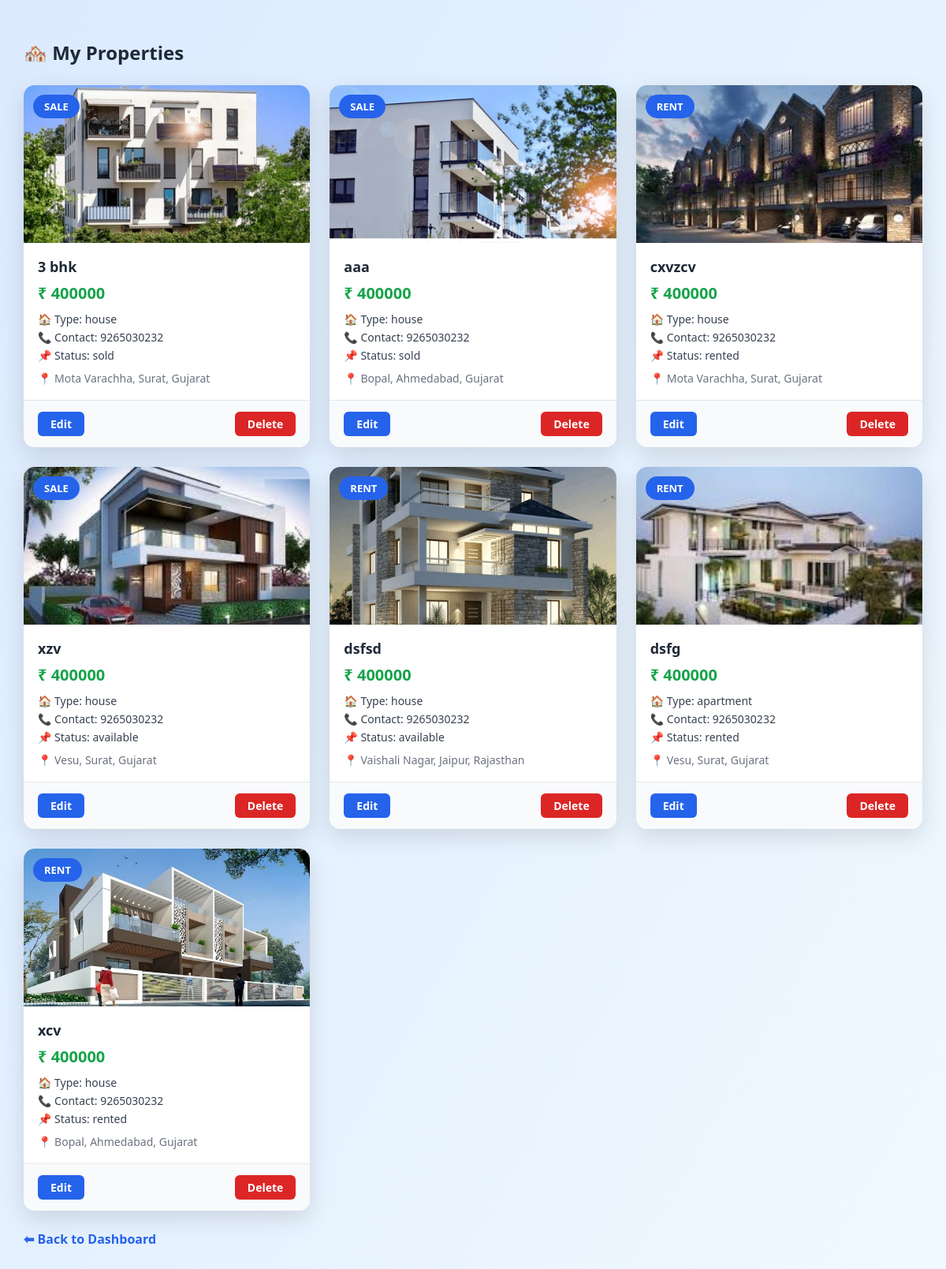
The app's page /my-properties (signed in) with its own data.
### tables this page shows
CREATE TABLE properties (
            id INTEGER PRIMARY KEY AUTOINCREMENT,
            owner_id INTEGER,
            title TEXT,
            type TEXT,
            price INTEGER,
            description TEXT,
            image TEXT,
            contact_number TEXT,
            status TEXT DEFAULT 'available',
            deal_type TEXT,
            state TEXT,
            city TEXT,
            area TEXT
        );

### app/owner/routes.py (the view)
@owner_bp.route("/my-properties")
def my_properties():
    if "user" not in session or session.get("role") != "owner":
        return redirect(url_for("auth.login"))
    conn = get_db()
    cursor = conn.cursor()
    cursor.execute(
        "SELECT id FROM users WHERE username=?",
        (session["user"],)
    )
    owner_id = cursor.fetchone()[0]
    cursor.execute("""
        SELECT * FROM properties
        WHERE owner_id=?
    """, (owner_id,))
    properties = cursor.fetchall()
    conn.close()
    return render_template("my_properties.html", properties=properties)

### app/db.py (called while the page is built)
def get_db():
    conn = sqlite3.connect("users.db", timeout=10)
    conn.row_factory = sqlite3.Row
    return conn

### app/templates/my_properties.html (shortened to what this page needs)
<!DOCTYPE html>
<html lang="en">
<head>
</head>
<body>
<h2>🏘️ My Properties</h2>
{% if properties %}
<div class="properties-grid">
    {% for p in properties %}
    <div class="property-card" data-id="{{ p[0] }}">
        <div class="image-box">
            <img src="{{ url_for('static', filename='uploads/' + p[6]) }}">
            <div class="badge">{{ p[9]|upper }}</div>
        </div>
        <div class="property-body">
            <div class="property-title">{{ p[2] }}</div>
            <div class="price">₹ {{ p[4] }}</div>
            <div class="info">🏠 Type: {{ p[3] }}</div>
            <div class="info">📞 Contact: {{ p[7] }}</div>
            <div class="info">📌 Status: {{ p[8] }}</div>
            <div class="location">
                📍 {{ p[12] }}, {{ p[11] }}, {{ p[10] }}
            </div>
        </div>
        <div class="property-actions">
            <a href="{{ url_for('owner.edit_property', property_id=p[0]) }}" class="edit">Edit</a>
            <a href="{{ url_for('owner.delete_property', property_id=p[0]) }}"
               class="delete"
               onclick="return confirm('Are you sure you want to delete this property?');">
               Delete
            </a>
        </div>
    </div>
    {% endfor %}
</div>
{% else %}
<p>No properties added yet.</p>
{% endif %}
<a href="/owner/dashboard" class="back">⬅ Back to Dashboard</a>
</body>
</html>

### app/templates/my_properties.html (style rules this page uses)
* { box-sizing: border-box; font-family: "Segoe UI", Arial, sans-serif; }
body { margin: 0; padding: 30px; min-height: 100vh; background: linear-gradient( 120deg, #dbeafe, #f0f9ff, #e0e7ff, #cffafe ); background-size: 300% 300%; animation: bgMove 8s ease-in-out infinite; }
h2 { margin-bottom: 25px; color: #1f2937; }
.properties-grid { display: grid; grid-template-columns: repeat(auto-fill, minmax(340px, 1fr)); gap: 25px; }
.property-card { background: white; border-radius: 14px; overflow: hidden; box-shadow: 0 10px 30px rgba(0,0,0,0.12); transition: transform 0.3s ease, box-shadow 0.3s ease; }
.image-box { position: relative; height: 200px; overflow: hidden; }
.image-box img { width: 100%; height: 100%; object-fit: cover; }
.badge { position: absolute; top: 12px; left: 12px; background: #2563eb; color: white; padding: 6px 14px; border-radius: 20px; font-size: 13px; font-weight: bold; }
.property-body { padding: 18px; }
.property-title { font-size: 18px; font-weight: 600; margin-bottom: 8px; color: #1f2937; }
.price { font-size: 20px; font-weight: bold; color: #16a34a; margin-bottom: 10px; }
.info { font-size: 14px; color: #374151; margin: 4px 0; }
.location { margin-top: 10px; font-size: 14px; color: #6b7280; }
.property-actions { display: flex; justify-content: space-between; padding: 14px 18px; border-top: 1px solid #e5e7eb; background: #f9fafb; }
.property-actions a { text-decoration: none; font-weight: 600; padding: 6px 16px; border-radius: 6px; font-size: 14px; color: white; }
.edit { background: #2563eb; }
.delete { background: #dc2626; }
.back { display: inline-block; margin-top: 25px; text-decoration: none; color: #2563eb; font-weight: bold; }

### records on screen
properties: image (picture), deal_type "SALE", title "3 bhk", price "400000", type "house", contact_number "9265030232", status "sold", area "Mota Varachha", city "Surat", state "Gujarat"
properties: image (picture), deal_type "SALE", title "aaa", price "400000", type "house", contact_number "9265030232", status "sold", area "Bopal", city "Ahmedabad", state "Gujarat"
properties: image (picture), deal_type "RENT", title "cxvzcv", price "400000", type "house", contact_number "9265030232", status "rented", area "Mota Varachha", city "Surat", state "Gujarat"
properties: image (picture), deal_type "SALE", title "xzv", price "400000", type "house", contact_number "9265030232", status "available", area "Vesu", city "Surat", state "Gujarat"
properties: image (picture), deal_type "RENT", title "dsfsd", price "400000", type "house", contact_number "9265030232", status "available", area "Vaishali Nagar", city "Jaipur", state "Rajasthan"
properties: image (picture), deal_type "RENT", title "dsfg", price "400000", type "apartment", contact_number "9265030232", status "rented", area "Vesu", city "Surat", state "Gujarat"
properties: image (picture), deal_type "RENT", title "xcv", price "400000", type "house", contact_number "9265030232", status "rented", area "Bopal", city "Ahmedabad", state "Gujarat"
